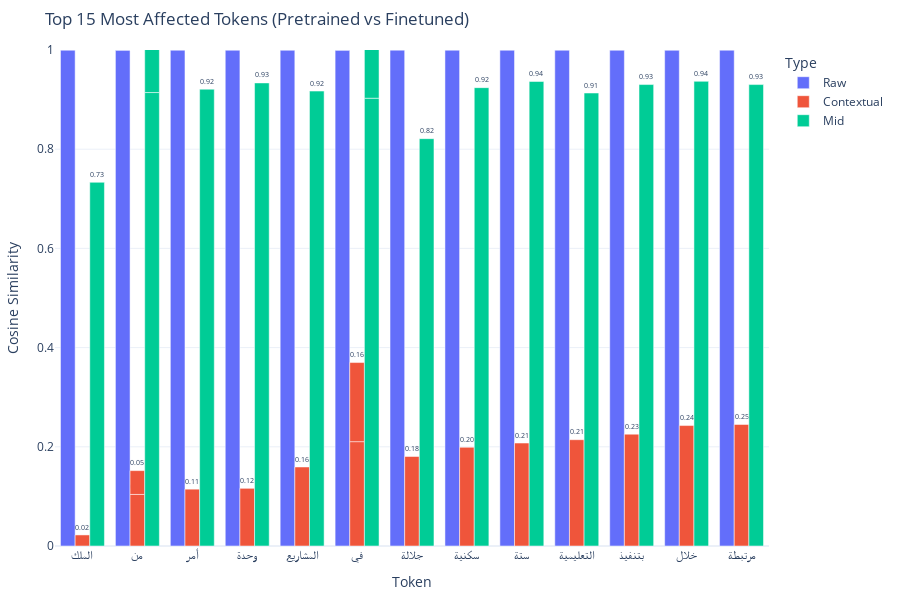

The code cell stored with this chart in its notebook:
### Markdown cell above
# Exploration

### Code cell
comparer = TokenEmbeddingComparer(dash_data, "ANERCorp_CamelLab_arabertv02")
df, fig = comparer.compare(sentence_id=0, top_k=15)

# Show manually if needed
display(df)
fig.show()

### Figure 1 — Plotly figure (JSON) as saved in the notebook; plotly's stock layout.template omitted (floating-point values rounded to 4 significant figures)
{"data": [{"alignmentgroup": "True", "hovertemplate": "Type=Raw<br>Token=%{x}<br>Cosine Similarity=%{y}<extra></extra>", "legendgroup": "Raw", "marker": {"color": "#636EFA", "pattern": {"shape": ""}}, "name": "Raw", "offsetgroup": "Raw", "orientation": "v", "showlegend": true, "textfont": {"size": 12}, "textposition": "outside", "texttemplate": "%{y:.2f}", "type": "bar", "x": ["الملك", "من", "من", "أمر", "وحدة", "المشاريع", "في", "في", "جلالة", "سكنية", "ستة", "التعليمية", "بتنفيذ", "خلال", "مرتبطة"], "xaxis": "x", "y": [0.9996, 0.9992, 0.9992, 0.9996, 0.9996, 0.9995, 0.9992, 0.9991, 0.9997, 0.9996, 0.9996, 0.9995, 0.9995, 0.9994, 0.9996], "yaxis": "y"}, {"alignmentgroup": "True", "hovertemplate": "Type=Contextual<br>Token=%{x}<br>Cosine Similarity=%{y}<extra></extra>", "legendgroup": "Contextual", "marker": {"color": "#EF553B", "pattern": {"shape": ""}}, "name": "Contextual", "offsetgroup": "Contextual", "orientation": "v", "showlegend": true, "textfont": {"size": 12}, "textposition": "outside", "texttemplate": "%{y:.2f}", "type": "bar", "x": ["الملك", "من", "من", "أمر", "وحدة", "المشاريع", "في", "في", "جلالة", "سكنية", "ستة", "التعليمية", "بتنفيذ", "خلال", "مرتبطة"], "xaxis": "x", "y": [0.02229, 0.104, 0.04801, 0.1146, 0.1163, 0.1593, 0.2104, 0.1595, 0.1805, 0.199, 0.2075, 0.2143, 0.2255, 0.2428, 0.245], "yaxis": "y"}, {"alignmentgroup": "True", "hovertemplate": "Type=Mid<br>Token=%{x}<br>Cosine Similarity=%{y}<extra></extra>", "legendgroup": "Mid", "marker": {"color": "#00CC96", "pattern": {"shape": ""}}, "name": "Mid", "offsetgroup": "Mid", "orientation": "v", "showlegend": true, "textfont": {"size": 12}, "textposition": "outside", "texttemplate": "%{y:.2f}", "type": "bar", "x": ["الملك", "من", "من", "أمر", "وحدة", "المشاريع", "في", "في", "جلالة", "سكنية", "ستة", "التعليمية", "بتنفيذ", "خلال", "مرتبطة"], "xaxis": "x", "y": [0.7332, 0.9142, 0.9197, 0.921, 0.9336, 0.9172, 0.9028, 0.8763, 0.8212, 0.9241, 0.9365, 0.9132, 0.9303, 0.9368, 0.9303], "yaxis": "y"}], "layout": {"barmode": "group", "height": 600, "legend": {"title": {"text": "Type"}, "tracegroupgap": 0}, "margin": {"b": 50, "l": 50, "r": 50, "t": 50}, "showlegend": true, "title": {"text": "Top 15 Most Affected Tokens (Pretrained vs Finetuned)"}, "xaxis": {"anchor": "y", "domain": [0, 1], "title": {"text": "Token"}}, "yaxis": {"anchor": "x", "domain": [0, 1], "range": [0, 1], "title": {"text": "Cosine Similarity"}}}}
